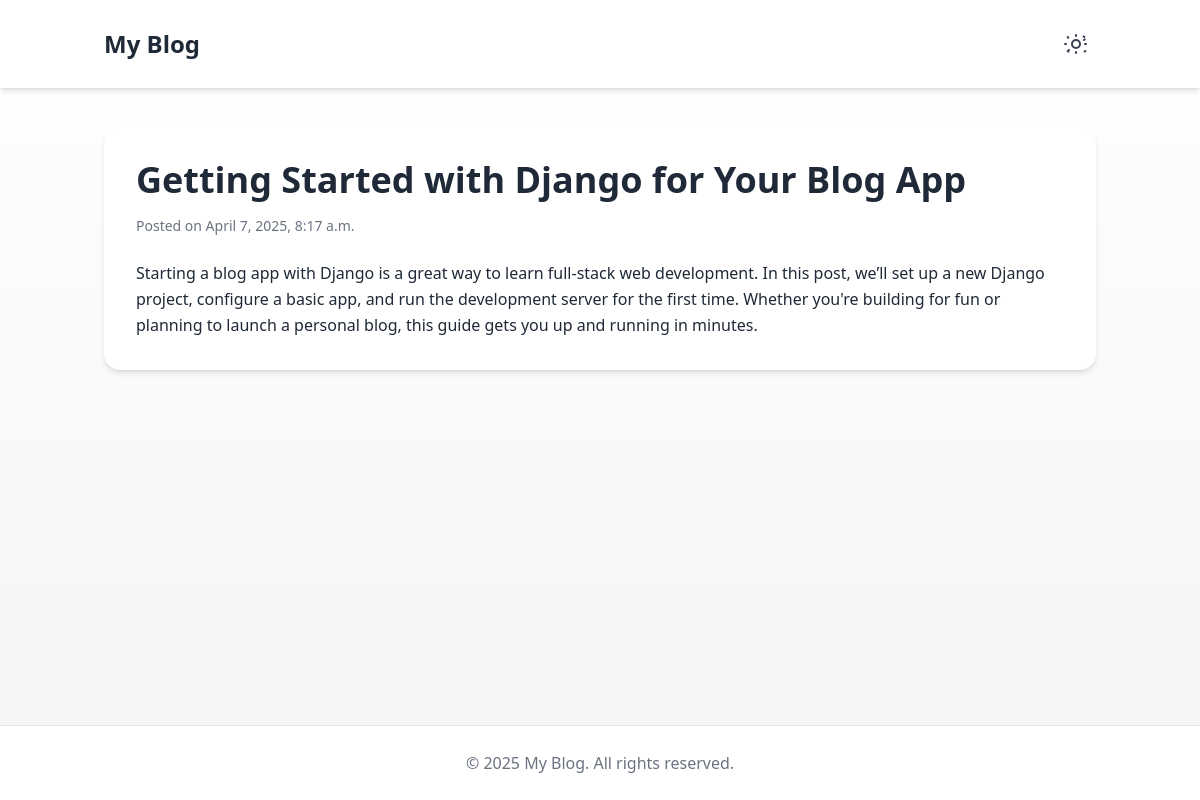
/post/1, run on the app's committed database.
### posts/models.py (models this page shows)
class Post(models.Model):
    title = models.CharField(max_length=100)
    body = models.CharField(max_length=1000000)
    created_at = models.DateTimeField(default=datetime.now, blank=True)

### posts/views.py (the view)
# urls.py: path('post/<str:pid>', views.post, name='post'),
def post(request, pid):
    posts = Post.objects.get(id=pid)
    return render(request, 'post.html', {'posts': posts})

### templates/post.html (shortened to what this page needs)
<!DOCTYPE html>
<html lang="en" class="h-full">
<head>
  <script src="https://cdn.tailwindcss.com"></script>
</head>
<body class="bg-gradient-to-b from-white to-gray-100 dark:from-gray-900 dark:to-gray-800 text-gray-900 dark:text-gray-100 font-sans leading-relaxed flex flex-col min-h-full">
  <header class="bg-white dark:bg-gray-900 shadow-md sticky top-0 z-10">
    <div class="container mx-auto px-4 py-6 flex justify-between items-center">
      <h1 class="text-2xl font-bold text-gray-800 dark:text-gray-100">My Blog</h1>
      <button onclick="toggleTheme()" class="text-gray-700 dark:text-gray-300 p-2 rounded hover:bg-gray-200 dark:hover:bg-gray-700 transition">
        <svg id="theme-icon" xmlns="http://www.w3.org/2000/svg" class="h-6 w-6" fill="none" viewBox="0 0 24 24" stroke="currentColor">
        </svg>
      </button>
    </div>
  </header>
  <main class="container mx-auto px-4 py-10 flex-grow">
    <article class="bg-white dark:bg-gray-800 p-8 rounded-2xl shadow-md hover:shadow-xl transition duration-300">
      <h1 class="text-4xl font-bold mb-4 text-gray-800 dark:text-gray-100">{{posts.title}}</h1>
      <p class="text-sm text-gray-500 dark:text-gray-400 mb-6">Posted on {{posts.created_at}}</p>
      <div class="prose max-w-none text-gray-800 dark:text-gray-300">
        <p>{{posts.body}}</p>
      </div>
    </article>
  </main>
  <footer class="bg-white dark:bg-gray-900 py-6 text-center text-gray-500 dark:text-gray-400 border-t dark:border-gray-700">
    &copy; 2025 My Blog. All rights reserved.
  </footer>
</body>
</html>

### templates/post.html (style rules this page uses)
html { transition: background-color 0.3s ease, color 0.3s ease; }

### data on the page
Post: title "Getting Started with Django for Your Blog App", created_at "April 7, 2025, 8:17 a.m.", body "Starting a blog app with Django is a great way to learn full-stack web development. In this post, we’ll set up a new Django project, configure a basic app, and run the development server for the first time. Whether you're building for fun or planning to launch a personal blog, this guide gets you up and running in minutes."
